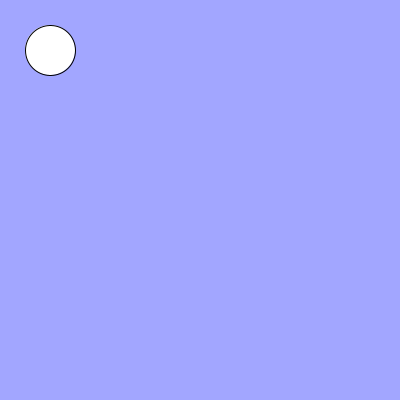
Frame 1 (no input)
Frame 60 (the mouse pressed at the canvas centre just before this capture): identical to frame 1, image omitted
Frame 120 (the mouse held since frame 60 and released just before this capture): identical to frame 1, image omitted

The Processing sketch that drew this single still picture (run headless with seeded random() and noise(); from frame 60 on, the mouse is pressed at the canvas centre):

// Processing sketch: slippery_dot
// ── slippery_dot.pde

 // Make a slippery dot. When you click on the dot it will slide to a new location.

 // 1. Create three integer variables to represent the x, y, and the size of the ellipse
       int x=50;
       int y=50;
       int ellipse=50;
       
    void setup() {
      // 2. Set the size of your sketch
    size(400,400);
    }
    
    void draw() {
    
      // 3. Set the background color of your sketch
      background( 162 , 166 , 255 );
      // 4. Draw an ellipse using the variables created at the top of the sketch for the location and size of your ellipse. 
      //    Make sure it fits in the window. Change the variables if it does not.
    ellipse( 50 , 50 , 50 , 50 );
    
    }
    
    /******** This method gets called automatically when you press the mouse ************/
    void mousePressed() {
      //5. Create an integer variable called distance
      int distance;
      //6. The getDistanceFromMouse() method below returns a number.
      //   Set the value of your distance variable to the value returned by the getDistance method
      //   You will need to pass the x and y location of your ellipse to this method.
        distance = getDistanceFromMouse(55,55);
          
      //7.  Use an if statement to check if your distance variable is < the radius of the ellipse
      //    If it is, make a new x AND y for the ellipse, for a new random location on the window
      //    Hint: Use code like this      x = (int) random(width);
       if(distance<25) {
         x= (int) random(width);
       }
    }
    
    /********  This method gives you the number of pixels between the mouse and the x,y point ***********/
    int getDistanceFromMouse(int x, int y) {
      return (int)Math.sqrt(Math.pow((mouseX-x),2) + Math.pow((mouseY-y),2));
    }
    
